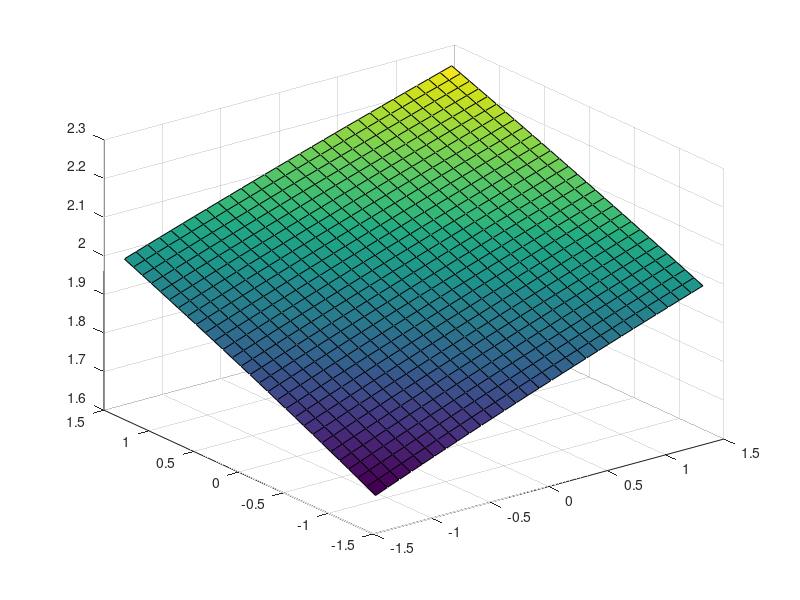

MATLAB code to generate this figure: (Note: this script raises an error after producing the figure.)
x=-sqrt(2):0.1:sqrt(2);
y=-sqrt(2):0.1:sqrt(2);

[X,Y]= meshgrid(x,y);
[X1,~]= meshgrid(x,y);

Z = sqrt(4-X^2-Y^2);
Y1 = sqrt(2*X1 + X1^2);

surf(X,Y,Z)

hold on;
ezsurf(X1,Y1,Z)
colormap(cool)
rotate3d on
